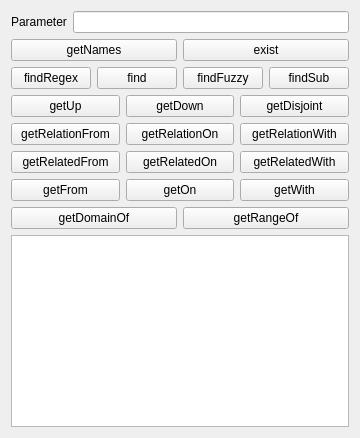
      <widget class="QWidget" name="ClassTab">
       <attribute name="title">
        <string>Class</string>
       </attribute>
       <layout class="QVBoxLayout" name="verticalLayout_3">
        <item>
         <layout class="QHBoxLayout" name="horizontalLayout_4">
          <item>
           <widget class="QLabel" name="label">
            <property name="text">
             <string>Parameter</string>
            </property>
           </widget>
          </item>
          <item>
           <widget class="QLineEditExtended" name="classParameter">
             <property name="whatsThis">
              <string>
                &lt;html&gt;&lt;head/&gt;&lt;body&gt;
                &lt;p&gt; Enter your parameters here. &lt;br&gt; 
                Use option -d or --depth to specify a research depth &lt;br&gt; 
                Use -s or --selector to specify a selector &lt;br&gt;&lt;br&gt; 
                Both options are not available for every query &lt;br&gt; 
                A selector allows you to narrow the result so that you only have results inheriting from the selector&lt;/p&gt;
                &lt;/body&gt;&lt;/html&gt;
              </string>
             </property>
           </widget>
          </item>
         </layout>
        </item>
        <item>
         <layout class="QHBoxLayout" name="horizontalLayout_21">
          <item>
           <widget class="QPushButtonExtended" name="Class_getName">
            <property name="cursor">
             <cursorShape>PointingHandCursor</cursorShape>
            </property>
            <property name="whatsThis">
              <string>
                &lt;html&gt;&lt;head/&gt;&lt;body&gt;
                &lt;p&gt;&lt;span style=&quot; font-weight:600; font-style:italic;&quot;&gt;getNames&lt;/span&gt; 
                gives you all the labels of the class given in the parameter.&lt;br/&gt;
                The result of this function depends on the setting of the working language.&lt;/p&gt;
                &lt;p&gt;Options:&lt;/p&gt;
                &lt;p&gt;&lt;span style=&quot; font-weight:600; &quot;&gt;-i true/false&lt;/span&gt;    can be set to false if you do not want to consider the concept identifier as a possible default name.&lt;/p&gt;
                &lt;/body&gt;&lt;/html&gt;
              </string>
            </property>
            <property name="text">
             <string>getNames</string>
            </property>
           </widget>
          </item>
          <item>
           <widget class="QPushButtonExtended" name="Class_exist">
            <property name="cursor">
             <cursorShape>PointingHandCursor</cursorShape>
            </property>
            <property name="whatsThis">
              <string>
                &lt;html&gt;&lt;head/&gt;&lt;body&gt;
                &lt;p&gt;&lt;span style=&quot; font-weight:600; font-style:italic;&quot;&gt;exist&lt;/span&gt; 
                returns the concept identifier if the concept provided in parameter exists in this part of ontology.&lt;/p&gt;
                &lt;/body&gt;&lt;/html&gt;
              </string>
            </property>
            <property name="text">
             <string>exist</string>
            </property>
           </widget>
          </item>
         </layout>
        </item>
        <item>
         <layout class="QHBoxLayout" name="horizontalLayout_211">
          <item>
           <widget class="QPushButtonExtended" name="Class_findRegex">
            <property name="cursor">
             <cursorShape>PointingHandCursor</cursorShape>
            </property>
            <property name="whatsThis">
              <string>
                &lt;html&gt;&lt;head/&gt;&lt;body&gt;
                &lt;p&gt;&lt;span style=&quot; font-weight:600; font-style:italic;&quot;&gt;findRegex&lt;/span&gt; 
                gives you the classes with a label matching the given regular expression.&lt;br/&gt;
                The result of this function depends on the setting of the working language.&lt;/p&gt;
                &lt;p&gt;Options:&lt;/p&gt;
                &lt;p&gt;&lt;span style=&quot; font-weight:600; &quot;&gt;-i true/false&lt;/span&gt;    can be set to false if you do not want to consider the concept identifier as a possible default name.&lt;/p&gt;
                &lt;p&gt;&lt;span style=&quot; font-weight:600; &quot;&gt;-s selector&lt;/span&gt;      can be set to only get results inheriting from the selector concept.&lt;/p&gt;
                &lt;/body&gt;&lt;/html&gt;
              </string>
            </property>
            <property name="text">
             <string>findRegex</string>
            </property>
           </widget>
          </item>
          <item>
           <widget class="QPushButtonExtended" name="Class_find">
            <property name="cursor">
             <cursorShape>PointingHandCursor</cursorShape>
            </property>
            <property name="whatsThis">
              <string>
                &lt;html&gt;&lt;head/&gt;&lt;body&gt;
                &lt;p&gt;&lt;span style=&quot; font-weight:600; font-style:italic;&quot;&gt;find&lt;/span&gt; 
                gives you all the classes with the label given in parameter.&lt;br/&gt;
                The result of this function depends on the setting of the working language.&lt;/p&gt;
                &lt;p&gt;Options:&lt;/p&gt;
                &lt;p&gt;&lt;span style=&quot; font-weight:600; &quot;&gt;-i true/false&lt;/span&gt;    can be set to false if you do not want to consider the concept identifier as a possible default name.&lt;/p&gt;
                &lt;p&gt;&lt;span style=&quot; font-weight:600; &quot;&gt;-s selector&lt;/span&gt;      can be set to only get results inheriting from the selector concept.&lt;/p&gt;
                &lt;/body&gt;&lt;/html&gt;
              </string>
            </property>
            <property name="text">
             <string>find</string>
            </property>
           </widget>
          </item>
          <item>
           <widget class="QPushButtonExtended" name="Class_findFuzzy">
            <property name="cursor">
             <cursorShape>PointingHandCursor</cursorShape>
            </property>
            <property name="whatsThis">
              <string>
                &lt;html&gt;&lt;head/&gt;&lt;body&gt;
                &lt;p&gt;&lt;span style=&quot; font-weight:600; font-style:italic;&quot;&gt;findFuzzy&lt;/span&gt; 
                gives you all the names of classes with the lowest edit distance with the label given in parameter.&lt;br/&gt;
                The result of this function depends on the setting of the working language.&lt;/p&gt;
                &lt;p&gt;Options:&lt;/p&gt;
                &lt;p&gt;&lt;span style=&quot; font-weight:600; &quot;&gt;-i true/false&lt;/span&gt;    can be set to false if you do not want to consider the concept identifier as a possible default name.&lt;/p&gt;
                &lt;p&gt;&lt;span style=&quot; font-weight:600; &quot;&gt;-s selector&lt;/span&gt;      can be set to only get results inheriting from the selector concept.&lt;/p&gt;
                &lt;p&gt;&lt;span style=&quot; font-weight:600; &quot;&gt;-t threshold&lt;/span&gt;     corresponds to the number of changes to be made to pass from one word to another divided by the length of the comparison word. Default value is 0.5.&lt;/p&gt;
                &lt;/body&gt;&lt;/html&gt;
              </string>
            </property>
            <property name="text">
             <string>findFuzzy</string>
            </property>
           </widget>
          </item>
          <item>
           <widget class="QPushButtonExtended" name="Class_findSub">
            <property name="cursor">
             <cursorShape>PointingHandCursor</cursorShape>
            </property>
            <property name="whatsThis">
              <string>
                &lt;html&gt;&lt;head/&gt;&lt;body&gt;
                &lt;p&gt;&lt;span style=&quot; font-weight:600; font-style:italic;&quot;&gt;findSub&lt;/span&gt; 
                gives you all classes whose given parameter is a subpart of the label.&lt;br/&gt;
                The result of this function depends on the setting of the working language.&lt;/p&gt;
                &lt;p&gt;Options:&lt;/p&gt;
                &lt;p&gt;&lt;span style=&quot; font-weight:600; &quot;&gt;-i true/false&lt;/span&gt;    can be set to false if you do not want to consider the concept identifier as a possible default name.&lt;/p&gt;
                &lt;p&gt;&lt;span style=&quot; font-weight:600; &quot;&gt;-s selector&lt;/span&gt;      can be set to only get results inheriting from the selector concept.&lt;/p&gt;
                &lt;/body&gt;&lt;/html&gt;
              </string>
            </property>
            <property name="text">
             <string>findSub</string>
            </property>
           </widget>
          </item>
         </layout>
        </item>
        <item>
         <layout class="QHBoxLayout" name="horizontalLayout_3">
          <item>
           <widget class="QPushButtonExtended" name="Class_getUp">
            <property name="cursor">
             <cursorShape>PointingHandCursor</cursorShape>
            </property>
            <property name="whatsThis">
              <string>
                &lt;html&gt;&lt;head/&gt;&lt;body&gt;
                &lt;p&gt;&lt;span style=&quot; font-weight:600; font-style:italic;&quot;&gt;getUp&lt;/span&gt; 
                gives you all classes above the one given in the parameter.&lt;/p&gt;
                &lt;p&gt;Options:&lt;/p&gt;
                &lt;p&gt;&lt;span style=&quot; font-weight:600; &quot;&gt;-s selector&lt;/span&gt;      can be set to only get results inheriting from the selector concept.&lt;/p&gt;
                &lt;p&gt;&lt;span style=&quot; font-weight:600; &quot;&gt;-d depth&lt;/span&gt;         can be set to limit tree propagation to a specific value. The default value -1 represents no propagation limitation.&lt;/p&gt;
                &lt;/body&gt;&lt;/html&gt;
              </string>
            </property>
            <property name="text">
             <string>getUp</string>
            </property>
           </widget>
          </item>
          <item>
           <widget class="QPushButtonExtended" name="Class_getDown">
            <property name="cursor">
             <cursorShape>PointingHandCursor</cursorShape>
            </property>
            <property name="whatsThis">
              <string>
                &lt;html&gt;&lt;head/&gt;&lt;body&gt;
                &lt;p&gt;&lt;span style=&quot; font-weight:600; font-style:italic;&quot;&gt;getDown&lt;/span&gt; 
                gives you all classes below the one given in the parameter.&lt;/p&gt;
                &lt;p&gt;Options:&lt;/p&gt;
                &lt;p&gt;&lt;span style=&quot; font-weight:600; &quot;&gt;-s selector&lt;/span&gt;      can be set to only get results inheriting from the selector concept.&lt;/p&gt;
                &lt;p&gt;&lt;span style=&quot; font-weight:600; &quot;&gt;-d depth&lt;/span&gt;         can be set to limit tree propagation to a specific value. The default value -1 represents no propagation limitation.&lt;/p&gt;
                &lt;/body&gt;&lt;/html&gt;
              </string>
            </property>
            <property name="text">
             <string>getDown</string>
            </property>
           </widget>
          </item>
          <item>
           <widget class="QPushButtonExtended" name="Class_getDisjoint">
            <property name="cursor">
             <cursorShape>PointingHandCursor</cursorShape>
            </property>
            <property name="whatsThis">
              <string>
                &lt;html&gt;&lt;head/&gt;&lt;body&gt;
                &lt;p&gt;&lt;span style=&quot; font-weight:600; font-style:italic;&quot;&gt;getDisjoint&lt;/span&gt; 
                gives you all the disjoint classes of the one given in the parameter.&lt;/p&gt;
                &lt;/body&gt;&lt;/html&gt;
              </string>
            </property>
            <property name="text">
             <string>getDisjoint</string>
            </property>
           </widget>
          </item>
         </layout>
        </item>
        <item>
         <layout class="QHBoxLayout" name="horizontalLayout_22">
          <item>
           <widget class="QPushButtonExtended" name="Class_getRelationFrom">
            <property name="cursor">
             <cursorShape>PointingHandCursor</cursorShape>
            </property>
            <property name="whatsThis">
              <string>
                &lt;html&gt;&lt;head/&gt;&lt;body&gt;
                &lt;p&gt;&lt;span style=&quot; font-weight:600; font-style:italic;&quot;&gt;getRelationFrom&lt;/span&gt; 
                gives you all the properties applied to the class given in the parameter.&lt;/p&gt;
                &lt;p&gt;Options:&lt;/p&gt;
                &lt;p&gt;&lt;span style=&quot; font-weight:600; &quot;&gt;-d depth&lt;/span&gt;         can be set to limit tree propagation to a specific value. The default value -1 represents no propagation limitation.&lt;/p&gt;
                &lt;/body&gt;&lt;/html&gt;
              </string>
            </property>
            <property name="text">
             <string>getRelationFrom</string>
            </property>
           </widget>
          </item>
          <item>
           <widget class="QPushButtonExtended" name="Class_getRelationOn">
            <property name="cursor">
             <cursorShape>PointingHandCursor</cursorShape>
            </property>
            <property name="whatsThis">
              <string>
                &lt;html&gt;&lt;head/&gt;&lt;body&gt;
                &lt;p&gt;&lt;span style=&quot; font-weight:600; font-style:italic;&quot;&gt;getRelationOn&lt;/span&gt; 
                gives you all the properties going to the given class in the parameter.&lt;/p&gt;
                &lt;p&gt;Options:&lt;/p&gt;
                &lt;p&gt;&lt;span style=&quot; font-weight:600; &quot;&gt;-d depth&lt;/span&gt;         can be set to limit tree propagation to a specific value. The default value -1 represents no propagation limitation.&lt;/p&gt;
                &lt;/body&gt;&lt;/html&gt;
              </string>
            </property>
            <property name="text">
             <string>getRelationOn</string>
            </property>
           </widget>
          </item>
          <item>
           <widget class="QPushButtonExtended" name="Class_getRelationWith">
            <property name="cursor">
             <cursorShape>PointingHandCursor</cursorShape>
            </property>
            <property name="whatsThis">
              <string>
                &lt;html&gt;&lt;head/&gt;&lt;body&gt;
                &lt;p&gt;&lt;span style=&quot; font-weight:600; font-style:italic;&quot;&gt;getRelationWith&lt;/span&gt; 
                gives you all the classes pointed by a property applied to the given class in the parameter.&lt;/p&gt;
                &lt;/body&gt;&lt;/html&gt;
              </string>
            </property>
            <property name="text">
             <string>getRelationWith</string>
            </property>
           </widget>
          </item>
         </layout>
        </item>
        <item>
         <layout class="QHBoxLayout" name="horizontalLayout_23">
          <item>
           <widget class="QPushButtonExtended" name="Class_getRelatedFrom">
            <property name="cursor">
             <cursorShape>PointingHandCursor</cursorShape>
            </property>
            <property name="whatsThis">
              <string>
                &lt;html&gt;&lt;head/&gt;&lt;body&gt;
                &lt;p&gt;&lt;span style=&quot; font-weight:600; font-style:italic;&quot;&gt;getRelatedFrom&lt;/span&gt; 
                gives you all the classes possessing the property given in the parameter.&lt;/p&gt;
                &lt;/body&gt;&lt;/html&gt;
              </string>
            </property>
            <property name="text">
             <string>getRelatedFrom</string>
            </property>
           </widget>
          </item>
          <item>
           <widget class="QPushButtonExtended" name="Class_getRelatedOn">
            <property name="cursor">
             <cursorShape>PointingHandCursor</cursorShape>
            </property>
            <property name="whatsThis">
              <string>
                &lt;html&gt;&lt;head/&gt;&lt;body&gt;
                &lt;p&gt;&lt;span style=&quot; font-weight:600; font-style:italic;&quot;&gt;getRelatedOn&lt;/span&gt; 
                gives you all the classes pointed to by the property given in the parameter.&lt;/p&gt;
                &lt;/body&gt;&lt;/html&gt;
              </string>
            </property>
            <property name="text">
             <string>getRelatedOn</string>
            </property>
           </widget>
          </item>
          <item>
           <widget class="QPushButtonExtended" name="Class_getRelatedWith">
            <property name="cursor">
             <cursorShape>PointingHandCursor</cursorShape>
            </property>
            <property name="whatsThis">
              <string>
                &lt;html&gt;&lt;head/&gt;&lt;body&gt;
                &lt;p&gt;&lt;span style=&quot; font-weight:600; font-style:italic;&quot;&gt;getRelatedWith&lt;/span&gt; 
                gives you all classes having a property pointing to the given class in the parameter.&lt;/p&gt;
                &lt;/body&gt;&lt;/html&gt;
              </string>
            </property>
            <property name="text">
             <string>getRelatedWith</string>
            </property>
           </widget>
          </item>
         </layout>
        </item>
        <item>
         <layout class="QHBoxLayout" name="horizontalLayout_24">
          <item>
           <widget class="QPushButtonExtended" name="Class_getFrom">
            <property name="whatsThis">
              <string>
                &lt;html&gt;&lt;head/&gt;&lt;body&gt;
                &lt;p&gt;&lt;span style=&quot; font-weight:600; font-style:italic;&quot;&gt;getFrom&lt;/span&gt; 
                gives you all the classes having the given property in the parameter and pointing to the given class in the parameter (i.e. woman:hasMother).&lt;/p&gt;
                &lt;p&gt;Options:&lt;/p&gt;
                &lt;p&gt;&lt;span style=&quot; font-weight:600; &quot;&gt;-s selector&lt;/span&gt;      can be set to only get results inheriting from the selector concept.&lt;/p&gt;
                &lt;/body&gt;&lt;/html&gt;
              </string>
            </property>
            <property name="text">
             <string>getFrom</string>
            </property>
           </widget>
          </item>
          <item>
           <widget class="QPushButtonExtended" name="Class_getOn">
            <property name="whatsThis">
              <string>
                &lt;html&gt;&lt;head/&gt;&lt;body&gt;
                &lt;p&gt;&lt;span style=&quot; font-weight:600; font-style:italic;&quot;&gt;getOn&lt;/span&gt; 
                gives you all the classes pointed by the property given in the parameter and applied to the given class in the parameter (i.e. human:hasMother).&lt;/p&gt;
                &lt;p&gt;Options:&lt;/p&gt;
                &lt;p&gt;&lt;span style=&quot; font-weight:600; &quot;&gt;-s selector&lt;/span&gt;      can be set to only get results inheriting from the selector concept.&lt;/p&gt;
                &lt;/body&gt;&lt;/html&gt;
              </string>
            </property>
            <property name="text">
             <string>getOn</string>
            </property>
           </widget>
          </item>
          <item>
           <widget class="QPushButtonExtended" name="Class_getWith">
            <property name="whatsThis">
              <string>
                &lt;html&gt;&lt;head/&gt;&lt;body&gt;
                &lt;p&gt;&lt;span style=&quot; font-weight:600; font-style:italic;&quot;&gt;getWith&lt;/span&gt; 
                gives you all the properties linking the two classes given in the parameter (i.e. human:woman).&lt;/p&gt;
                &lt;p&gt;Options:&lt;/p&gt;
                &lt;p&gt;&lt;span style=&quot; font-weight:600; &quot;&gt;-s selector&lt;/span&gt;      can be set to only get results inheriting from the selector concept.&lt;/p&gt;
                &lt;p&gt;&lt;span style=&quot; font-weight:600; &quot;&gt;-d depth&lt;/span&gt;         can be set to limit tree propagation to a specific value. The default value -1 represents no propagation limitation.&lt;/p&gt;
                &lt;/body&gt;&lt;/html&gt;
              </string>
            </property>
            <property name="text">
             <string>getWith</string>
            </property>
           </widget>
          </item>
         </layout>
        </item>
        <item>
         <layout class="QHBoxLayout" name="horizontalLayout_30">
          <item>
           <widget class="QPushButtonExtended" name="Class_getDomainOf">
            <property name="whatsThis">
              <string>
                &lt;html&gt;&lt;head/&gt;&lt;body&gt;
                &lt;p&gt;&lt;span style=&quot; font-weight:600; font-style:italic;&quot;&gt;getDomainOf&lt;/span&gt; 
                gives you all the properties for which the class given in the parameter is part of the domain.&lt;/p&gt;
                &lt;p&gt;Options:&lt;/p&gt;
                &lt;p&gt;&lt;span style=&quot; font-weight:600; &quot;&gt;-s selector&lt;/span&gt;      can be set to only get results inheriting from the selector concept.&lt;/p&gt;
                &lt;p&gt;&lt;span style=&quot; font-weight:600; &quot;&gt;-d depth&lt;/span&gt;         can be set to limit tree propagation to a specific value. The default value -1 represents no propagation limitation.&lt;/p&gt;
                &lt;/body&gt;&lt;/html&gt;
              </string>
            </property>
            <property name="text">
             <string>getDomainOf</string>
            </property>
           </widget>
          </item>
          <item>
           <widget class="QPushButtonExtended" name="Class_getRangeOf">
            <property name="whatsThis">
              <string>
                &lt;html&gt;&lt;head/&gt;&lt;body&gt;
                &lt;p&gt;&lt;span style=&quot; font-weight:600; font-style:italic;&quot;&gt;getRangeOf&lt;/span&gt; 
                gives you all the properties for which the class given in the parameter is part of the range.&lt;/p&gt;
                &lt;p&gt;Options:&lt;/p&gt;
                &lt;p&gt;&lt;span style=&quot; font-weight:600; &quot;&gt;-s selector&lt;/span&gt;      can be set to only get results inheriting from the selector concept.&lt;/p&gt;
                &lt;p&gt;&lt;span style=&quot; font-weight:600; &quot;&gt;-d depth&lt;/span&gt;         can be set to limit tree propagation to a specific value. The default value -1 represents no propagation limitation.&lt;/p&gt;
                &lt;/body&gt;&lt;/html&gt;
                </string>
            </property>
            <property name="text">
             <string>getRangeOf</string>
            </property>
           </widget>
          </item>
         </layout>
        </item>
        <item>
         <widget class="QTextEdit" name="ClassDescription">
          <property name="verticalScrollBarPolicy">
           <enum>Qt::ScrollBarAlwaysOff</enum>
          </property>
          <property name="horizontalScrollBarPolicy">
           <enum>Qt::ScrollBarAlwaysOff</enum>
          </property>
          <property name="readOnly">
           <bool>true</bool>
          </property>
          <property name="textInteractionFlags">
           <set>Qt::NoTextInteraction</set>
          </property>
         </widget>
        </item>
       </layout>
      </widget>
